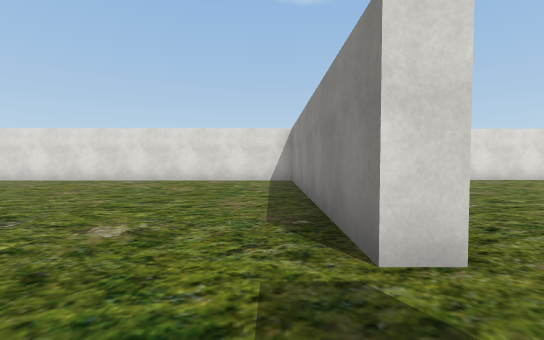
view 1 (above)

24 first-person views from a walk through a scene from a Unity 3-D project. The camera is 1.2 m above the floor, tilts 2° down and sees 90° across. The floor is counted in squares, 2 m on a side. Each view is taken from the middle of a square. On the plan, view 1 faces up. The plan holds only what a view shows up to about 9 squares ahead; the rest is blank. The place goes on beyond the plan. The player is left out. Some surface patterns are stand-ins.

view 2
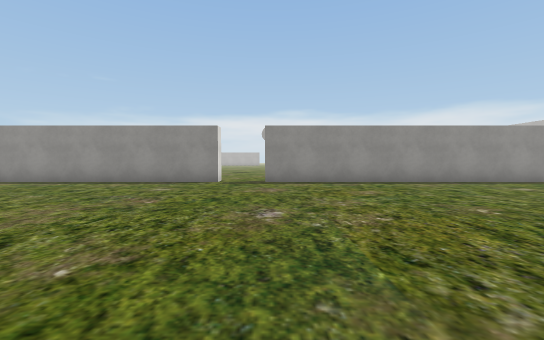

view 3
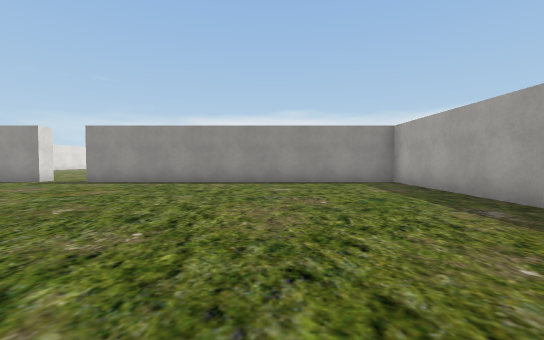

view 4
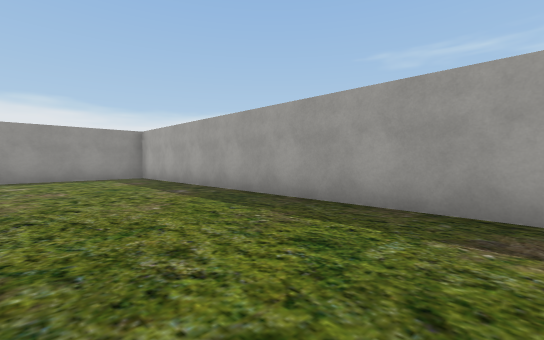

view 5
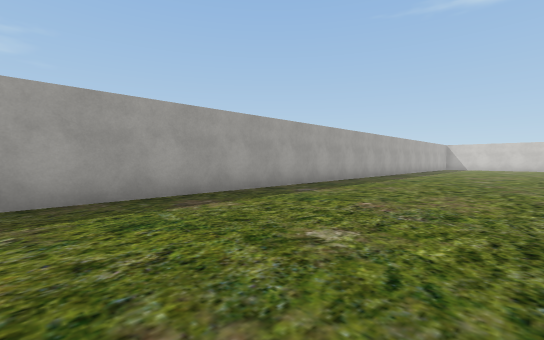

view 6
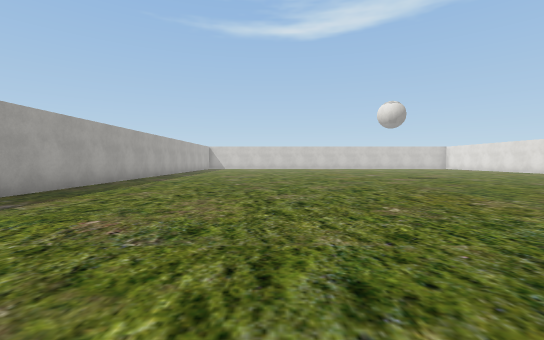

view 7
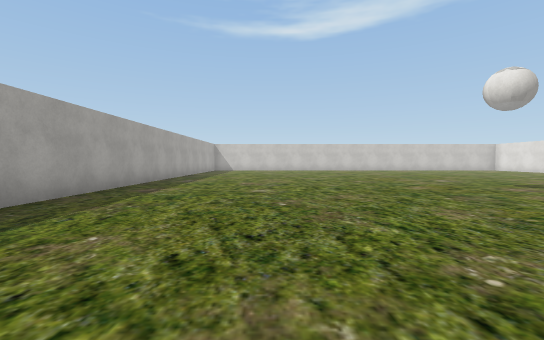

view 8
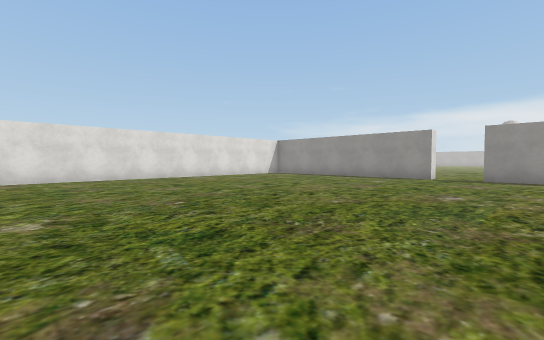

view 9
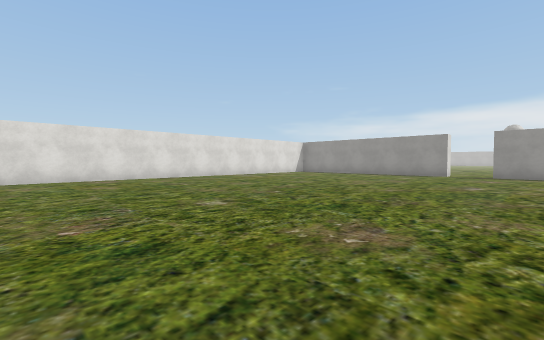

view 10
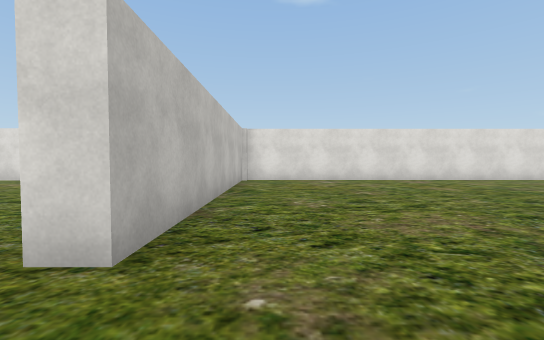

view 11
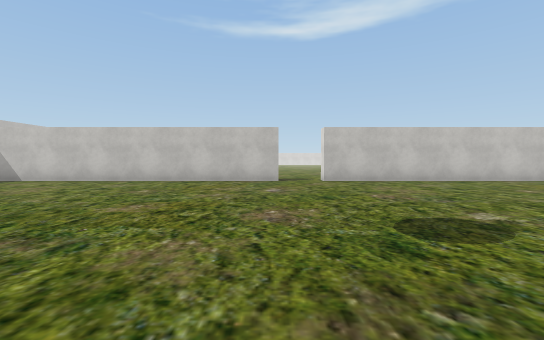

view 12
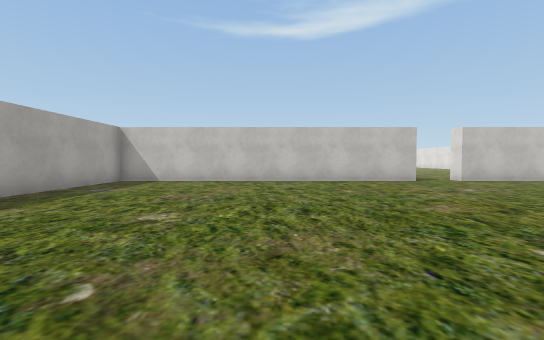

view 13
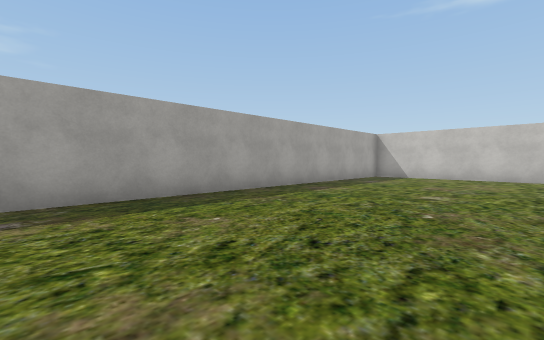

view 14
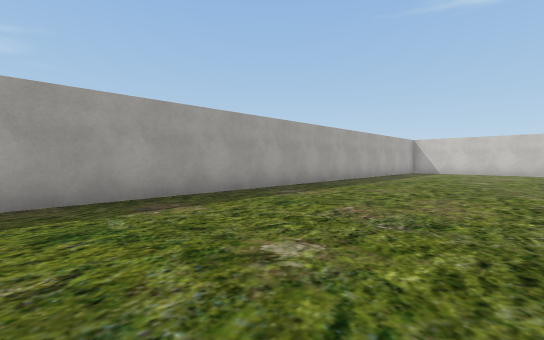

view 15
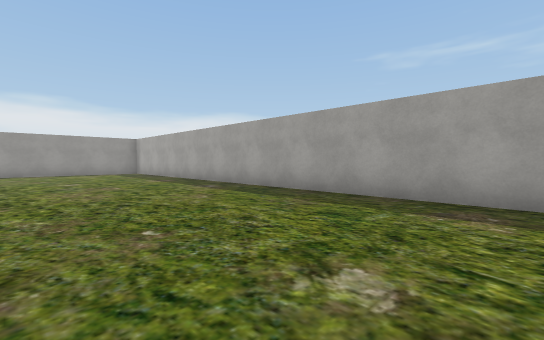

view 16
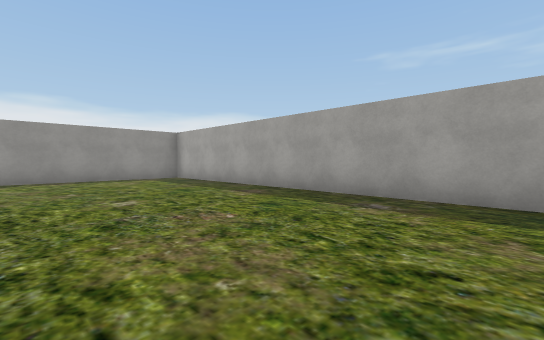

view 17
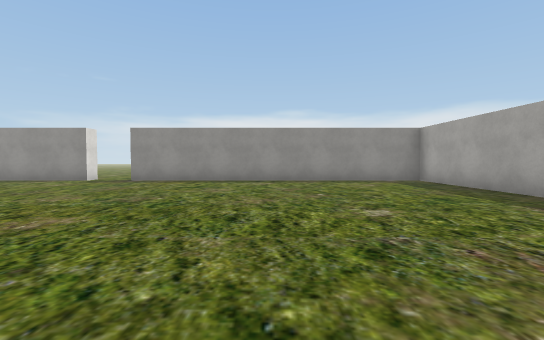

view 18
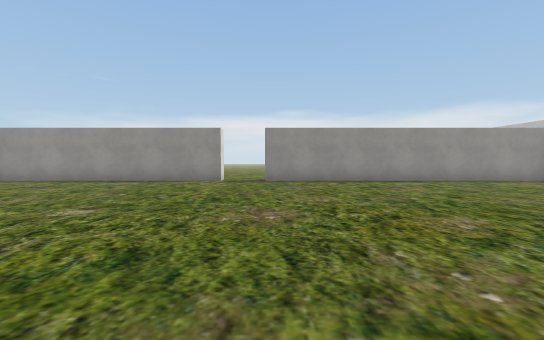

view 19
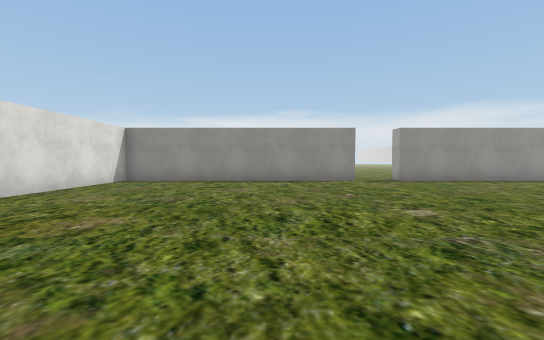

view 20
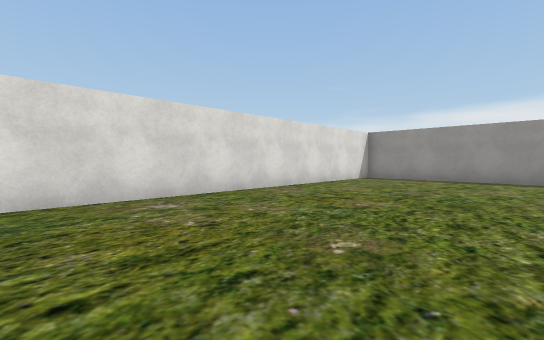

view 21
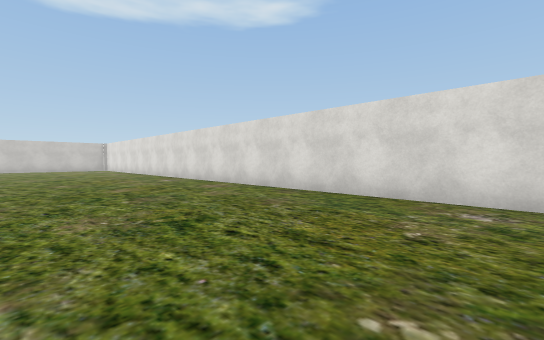

view 22
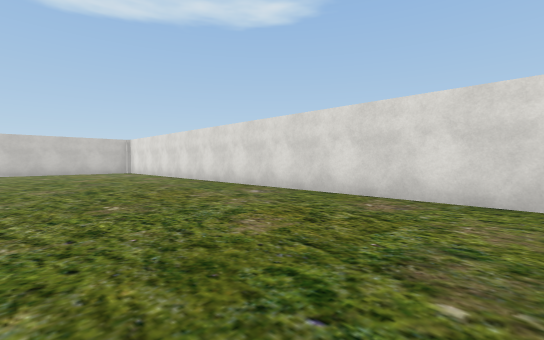

view 23
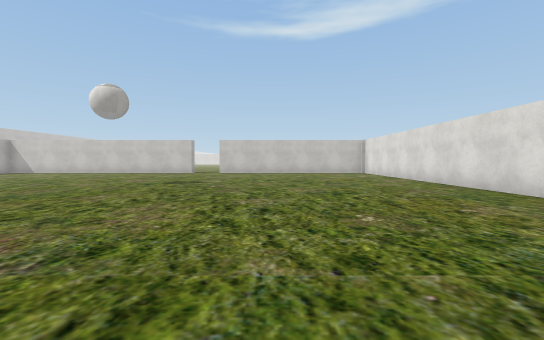

view 24
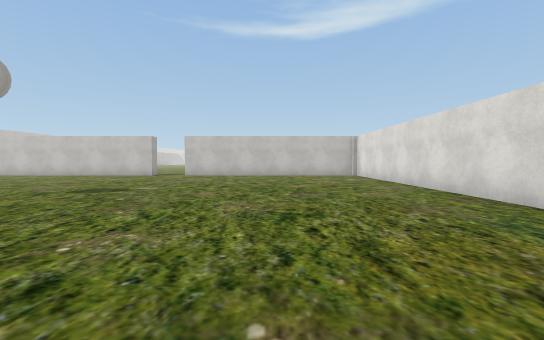

### Floor plan
Points are (right, up) in squares from view 1. A wall is a line through its corners. A room is listed if a view was taken in it or the views show most of it. See-through windows are left out.
Room 1 (views 1, 2, 3, 4, 5, 6, 7, 8, 9)
walls: (0.6, 1.5) (0.6, 8.4) (-11, 8.4); (-20, -8.4) (0.6, -8.4) (0.6, 0.2)
ways out: opening at (1, 1) to room 2
Room 2 (views 10, 11, 12, 13, 14, 15, 16, 17, 18, 19, 20, 21, 22, 23, 24)
walls: (1.1, 0.2) (1.1, -8.4) (26.1, -8.4) (26.1, 0.2); (26.1, 1.5) (26.1, 8.4) (1.1, 8.4) (1.1, 1.5) (0.6, 1.5)
ways out: opening at (1, 1) to room 1; opening at (26, 1)

Positions as (right, up) in squares from view 1, and headings:
1: (0, 0), facing up
2: (-7, 0), facing right
3: (-7, -5), facing right
4: (-9, -5), facing down-right
5: (-7, -4), facing down-left
6: (-8, -4), facing left
7: (-11, -5), facing left
8: (-9, -1), facing up-right
9: (-11, -1), facing up-right
10: (2, 0), facing up
11: (9, 0), facing left
12: (9, -4), facing left
13: (11, -4), facing down-left
14: (15, -4), facing down-left
15: (13, -4), facing down-right
16: (17, -4), facing down-right
17: (18, -4), facing right
18: (18, 0), facing right
19: (18, 4), facing right
20: (17, 4), facing up-right
21: (19, 4), facing up-left
22: (15, 4), facing up-left
23: (14, 4), facing left
24: (12, 5), facing left
